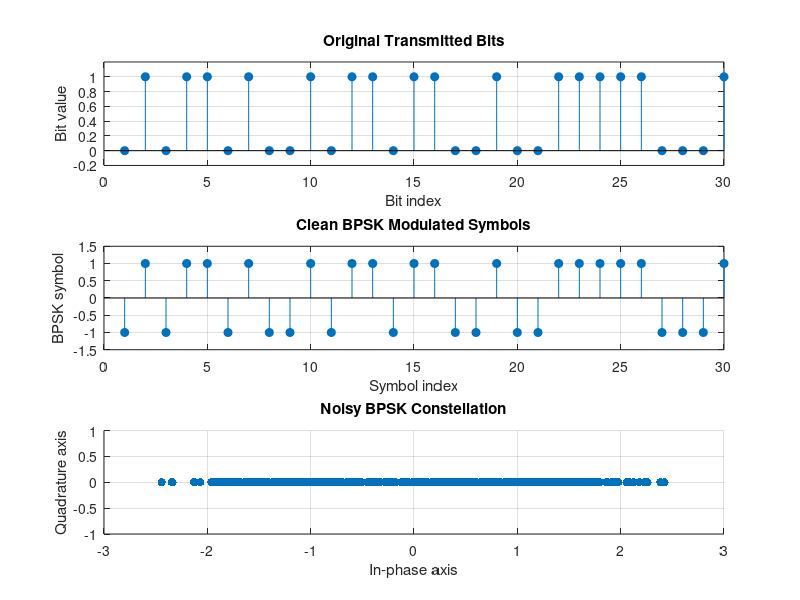

Recreate this plot in MATLAB.
%% 01 - BPSK over AWGN at One Eb/N0 Value
% This script simulates a simple digital communication link:
%
% bits -> BPSK symbols -> noisy channel -> received bits -> BER

clear; close all; clc;

%% 1. Generate random bits

N = 10000;                  % Number of bits to transmit
bits = randi([0 1], N, 1);  % Generate random 0s and 1s

%% 2. BPSK modulation

% BPSK mapping:
% bit 0 -> symbol -1
% bit 1 -> symbol +1

symbols = 2*bits - 1;

%% 3. Add AWGN noise

% Eb/N0 controls how strong the signal is compared to the noise.
% Higher Eb/N0 = less noise.
% Lower Eb/N0 = more noise.

EbN0_dB = 2;                % Eb/N0 value in dB
EbN0 = 10^(EbN0_dB/10);     % Convert dB value to normal linear value

% For BPSK, this formula gives the standard deviation of the noise
noiseSigma = sqrt(1/(2*EbN0));

% randn() creates random Gaussian noise
noise = noiseSigma * randn(size(symbols));

% Received signal = transmitted signal + noise
receivedSymbols = symbols + noise;

%% 4. BPSK demodulation

% Receiver decision rule:
% if received symbol > 0, decide bit 1
% if received symbol < 0, decide bit 0

receivedBits = double(receivedSymbols > 0);

%% 5. Count errors and calculate BER

numErrors = sum(bits ~= receivedBits);
BER = numErrors / N;

%% 6. Display results

fprintf("Eb/N0: %d dB\n", EbN0_dB);
fprintf("Number of transmitted bits: %d\n", N);
fprintf("Number of errors: %d\n", numErrors);
fprintf("BER: %.5f\n", BER);

%% 7. Plot results

numToPlot = 30;                  % Only plot first 30 bits/symbols
numConstellationPoints = 500;    % Only plot first 500 received symbols

figure;

% Plot original bits
subplot(3,1,1);
stem(bits(1:numToPlot), 'filled');
ylim([-0.2 1.2]);
xlabel("Bit index");
ylabel("Bit value");
title("Original Transmitted Bits");
grid on;

% Plot clean BPSK symbols
subplot(3,1,2);
stem(symbols(1:numToPlot), 'filled');
ylim([-1.5 1.5]);
xlabel("Symbol index");
ylabel("BPSK symbol");
title("Clean BPSK Modulated Symbols");
grid on;

% Plot noisy received BPSK constellation
subplot(3,1,3);
scatter(receivedSymbols(1:numConstellationPoints), ...
        zeros(numConstellationPoints, 1), ...
        'filled');

xlabel("In-phase axis");
ylabel("Quadrature axis");
title("Noisy BPSK Constellation");
ylim([-1 1]);
grid on;
